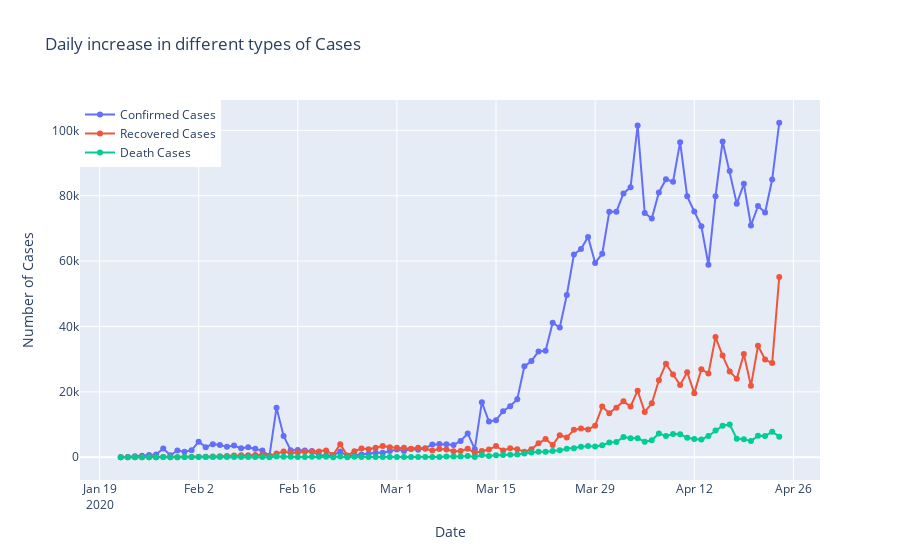

Notebook source saved alongside this figure:
### Code cell
print("Average increase in number of Confirmed Cases every day: ",np.round(datewise["Confirmed"].diff().fillna(0).mean()))
print("Average increase in number of Recovered Cases every day: ",np.round(datewise["Recovered"].diff().fillna(0).mean()))
print("Average increase in number of Deaths Cases every day: ",np.round(datewise["Deaths"].diff().fillna(0).mean()))

fig=go.Figure()
fig.add_trace(go.Scatter(x=datewise.index, y=datewise["Confirmed"].diff().fillna(0),mode='lines+markers',
                    name='Confirmed Cases'))
fig.add_trace(go.Scatter(x=datewise.index, y=datewise["Recovered"].diff().fillna(0),mode='lines+markers',
                    name='Recovered Cases'))
fig.add_trace(go.Scatter(x=datewise.index, y=datewise["Deaths"].diff().fillna(0),mode='lines+markers',
                    name='Death Cases'))
fig.update_layout(title="Daily increase in different types of Cases",
                 xaxis_title="Date",yaxis_title="Number of Cases",legend=dict(x=0,y=1,traceorder="normal"))
fig.show()
